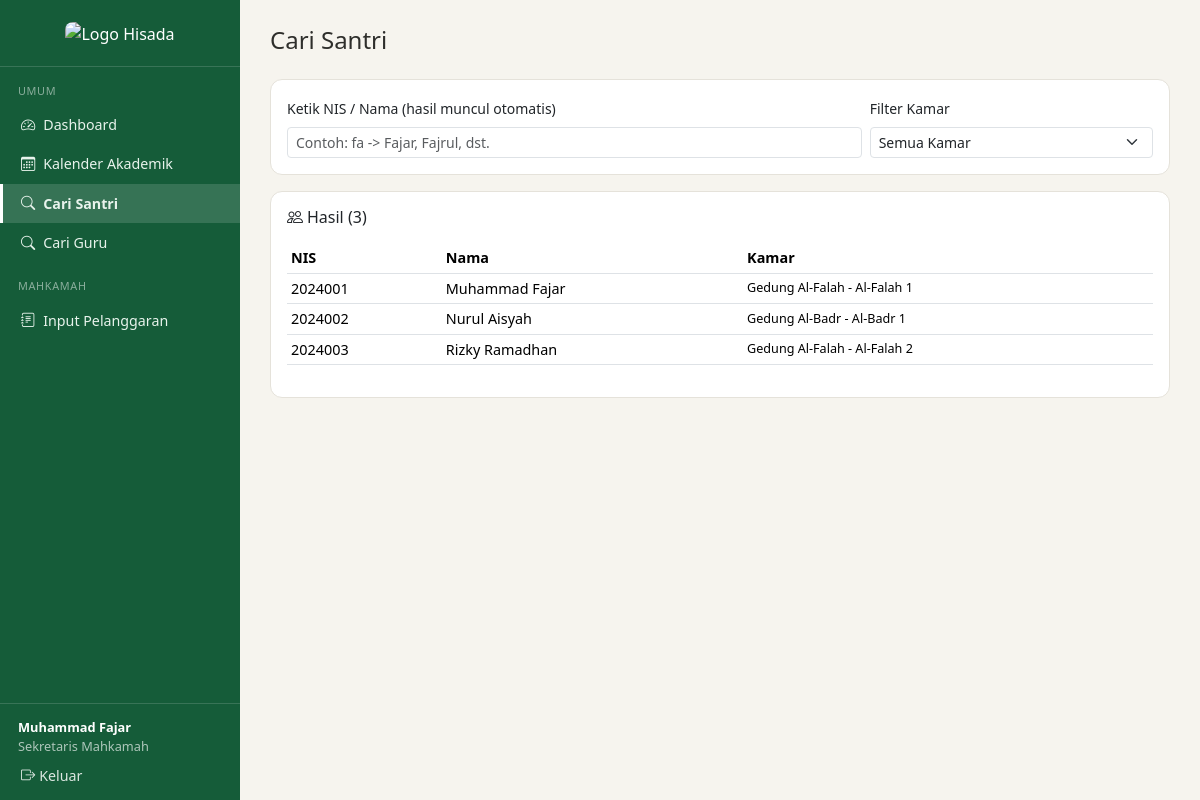
/dashboard.php?modul=cari_santri (signed in), run on the app's committed database.
### tables this page shows
CREATE TABLE students (
    id INT AUTO_INCREMENT PRIMARY KEY,
    nis VARCHAR(20) UNIQUE NOT NULL,
    nama VARCHAR(100) NOT NULL,
    jenis_kelamin ENUM('L','P') NOT NULL,
    tempat_lahir VARCHAR(50),
    tanggal_lahir DATE,
    tanggal_masuk DATE,
    class_id INT,
    room_id INT,
    family_id INT,
    status ENUM('aktif','alumni','keluar') DEFAULT 'aktif',
    FOREIGN KEY (class_id) REFERENCES classes(id),
    FOREIGN KEY (room_id) REFERENCES rooms(id),
    FOREIGN KEY (family_id) REFERENCES families(id)
);

CREATE TABLE rooms (
    id INT AUTO_INCREMENT PRIMARY KEY,
    nama_kamar VARCHAR(50) NOT NULL,
    gedung VARCHAR(50) NOT NULL,
    gender ENUM('L','P') NOT NULL
);

### includes/auth.php (called while the page is built, shortened)
<?php
function current_user()
{
    return $_SESSION['user'] ?? null;
}

### dashboard.php (the view, shortened to what this page needs)
<?php
require_once __DIR__ . '/includes/auth.php';
    ?>
    <?php
$modul = $_GET['modul'] ?? 'home';
if ($modul === 'home') {
    $page_title = 'Dashboard';
    $stat = $pdo->query("
        SELECT SUM(jenis_kelamin='L') AS laki, SUM(jenis_kelamin='P') AS perempuan, COUNT(*) AS total
        FROM students WHERE status = 'aktif'
    ")->fetch();
    $sakitBulanIni = $pdo->query("
        SELECT COUNT(DISTINCT student_id) AS jml FROM attendances
        WHERE status = 'sakit' AND tanggal >= (CURDATE() - INTERVAL 30 DAY)
    ")->fetch()['jml'] ?? 0;
    $statusPulang = $pdo->query("
        SELECT COUNT(*) AS jml FROM attendances WHERE status = 'pulang' AND tanggal = CURDATE()
    ")->fetch()['jml'] ?? 0;
    $statusAlpha = $pdo->query("
        SELECT COUNT(*) AS jml FROM attendances WHERE status = 'alpha' AND tanggal = CURDATE()
    ")->fetch()['jml'] ?? 0;
    $upcoming = $pdo->query("
        SELECT * FROM agendas WHERE tanggal >= CURDATE() ORDER BY tanggal ASC LIMIT 5
    ")->fetchAll();
}
elseif ($modul === 'absensi') {
    $page_title = 'Absensi';
}
elseif ($modul === 'cari_santri') {
    $sql = "
        SELECT s.id, s.nis, s.nama, s.jenis_kelamin, r.nama_kamar, r.gedung
        FROM students s LEFT JOIN rooms r ON r.id = s.room_id
        WHERE s.status = 'aktif'
    ";
    $params = [];
    $sql .= ' ORDER BY s.nama';
    $stmt = $pdo->prepare($sql);
    $stmt->execute($params);
    $hasilSantri = $stmt->fetchAll();
}
include __DIR__ . '/includes/header.php';
include __DIR__ . '/includes/sidebar.php';
?>
<div class="main-content">
<?php
if ($modul === 'home'): ?>
    <div class="d-flex justify-content-between align-items-center mb-4">
        <h4 class="mb-0">Dashboard</h4>
        <span class="text-muted small"><?= date('l, d F Y') ?></span>
    </div>
    <div class="row g-3 mb-3">
        <div class="col-md-4">
            <div class="stat-box bg-green">
                <div class="small">Santri Laki-laki / Perempuan / Total</div>
                <div class="fs-4 fw-bold"><?= (int)$stat['laki'] ?> / <?= (int)$stat['perempuan'] ?> / <?= (int)$stat['total'] ?></div>
            </div>
        </div>
        <div class="col-md-2">
            <div class="stat-box bg-orange">
                <div class="small">Sakit (30 hari)</div>
                <div class="fs-4 fw-bold"><?= (int)$sakitBulanIni ?></div>
            </div>
        </div>
        <div class="col-md-2">
            <div class="stat-box bg-blue">
                <div class="small">Status Pulang</div>
                <div class="fs-4 fw-bold"><?= (int)$statusPulang ?></div>
            </div>
        </div>
        <div class="col-md-2">
            <div class="stat-box bg-red">
                <div class="small">Alpha Hari Ini</div>
                <div class="fs-4 fw-bold"><?= (int)$statusAlpha ?></div>
            </div>
        </div>
    </div>
    <div class="card card-hisada p-3">
        <h6 class="mb-3"><i class="bi bi-calendar-event me-2"></i>Kegiatan Mendatang</h6>
        <?php if (!$upcoming): ?>
            <p class="text-muted small mb-0">Belum ada agenda mendatang.</p>
        <?php else: ?>
            <ul class="list-group list-group-flush">
                <?php foreach ($upcoming as $a): ?>
                    <li class="list-group-item d-flex justify-content-between align-items-center px-0">
                        <div>
                            <div><?= htmlspecialchars($a['judul']) ?></div>
                            <small class="text-muted"><?= date('d M Y', strtotime($a['tanggal'])) ?></small>
                        </div>
                        <div>
                            <?php if ($a['kategori_umum']): ?><span class="badge agenda-umum">Umum</span><?php endif; ?>
                            <?php if ($a['kategori_akademik']): ?><span class="badge agenda-akademik">Akademik</span><?php endif; ?>
                            <?php if ($a['kategori_pengasuhan']): ?><span class="badge agenda-pengasuhan">Pengasuhan</span><?php endif; ?>
                        </div>
                    </li>
                <?php endforeach; ?>
            </ul>
        <?php endif; ?>
    </div>
<?php
elseif ($modul === 'cari_santri'): ?>
    <h4 class="mb-4">Cari Santri</h4>
    <div class="card card-hisada p-3 mb-3">
        <form method="get" class="row g-2 align-items-end">
            <div class="col-md-8">
                <label class="form-label small">Ketik NIS / Nama (hasil muncul otomatis)</label>
                <input type="text" id="liveSearchSantri" class="form-control form-control-sm" placeholder="Contoh: fa -> Fajar, Fajrul, dst.">
            </div>
            <div class="col-md-4">
                <label class="form-label small">Filter Kamar</label>
                <select name="kamar_id" class="form-select form-select-sm" onchange="this.form.submit()">
                    <option value="">Semua Kamar</option>
                </select>
            </div>
        </form>
    </div>
    <div class="card card-hisada p-3">
        <h6 class="mb-3"><i class="bi bi-people me-1"></i>Hasil (<span id="jmlHasilSantri"><?= count($hasilSantri) ?></span>)</h6>
        <div class="table-responsive">
        <table class="table table-sm">
            <thead><tr><th>NIS</th><th>Nama</th><th>Kamar</th></tr></thead>
            <tbody id="tbodySantri">
            <?php foreach ($hasilSantri as $s): ?>
                <tr data-nis="<?= htmlspecialchars(strtolower($s['nis'])) ?>" data-nama="<?= htmlspecialchars(strtolower($s['nama'])) ?>">
                    <td><?= htmlspecialchars($s['nis']) ?></td>
                    <td><?= htmlspecialchars($s['nama']) ?></td>
                    <td class="small"><?= $s['nama_kamar'] ? htmlspecialchars($s['gedung'].' - '.$s['nama_kamar']) : '-' ?></td>
                </tr>
            <?php endforeach; ?>
            </tbody>
        </table>
        </div>
    </div>
<?php
endif; ?>
</div>
<?php include __DIR__ . '/includes/footer.php'; ?>

### includes/sidebar.php (shortened to what this page needs)
<?php
$user      = current_user();
$role      = $user['role_key'];
$isAdmin   = $user['is_super_admin'];
$currentModul = $_GET['modul'] ?? 'home';
function nav_link($modulKey, $icon, $label, $currentModul)
{
    $active = ($currentModul === $modulKey) ? 'active' : '';
    echo "<a class=\"$active\" href=\"dashboard.php?modul=$modulKey\"><i class=\"bi $icon me-2\"></i>$label</a>";
}
?>
<div class="sidebar offcanvas-md offcanvas-start d-flex flex-column" tabindex="-1" id="sidebarMobile">
    <div class="logo-box position-relative">
        <img src="https://ik.imagekit.io/HiLink/LOGO%20HISADA%20.png?updatedAt=1788676662703" alt="Logo Hisada">
    </div>
    <small class="section-title">Umum</small>
    <?php nav_link('home', 'bi-speedometer2', 'Dashboard', $currentModul); ?>
    <?php if ($isAdmin || in_array($role, ['sekretaris_mahkamah'], true)): ?>
        <small class="section-title">Mahkamah</small>
    <?php endif; ?>
    <div class="mt-auto user-box">
        <div class="fw-semibold text-white"><?= htmlspecialchars($user['nama']) ?></div>
        <div><?= htmlspecialchars($user['posisi']) ?></div>
        <a href="logout.php" class="mt-2"><i class="bi bi-box-arrow-right me-1"></i>Keluar</a>
    </div>
</div>

### assets/css/style.css (style rules this page uses)
:root { --hisada-green: #1f7a4d; --hisada-green-dark: #155c39; --hisada-green-soft: #eaf4ee; --hisada-cream: #f6f4ee; --hisada-border: #e5e2da; --hisada-text-muted: #7a786f; }
html, body { overflow-x: hidden; }
body { background-color: var(--hisada-cream); font-family: 'Segoe UI', Tahoma, sans-serif; color: #2e2e2b; }
.sidebar { background-color: var(--hisada-green-dark) !important; color: #fff; --bs-offcanvas-width: 260px; }
#sidebarMobile { background-color: var(--hisada-green-dark) !important; }
.sidebar { overflow-y: auto; -webkit-overflow-scrolling: touch; }
@media (min-width: 768px) { .sidebar { width: 240px; flex: 0 0 240px; position: sticky; top: 0; height: 100vh; } }
.sidebar .logo-box { padding: 20px 16px; text-align: center; border-bottom: 1px solid rgba(255,255,255,.15); }
.sidebar .logo-box img { height: 44px; border-radius: 8px; }
.sidebar a { color: #e8f3ec; display: flex; align-items: center; padding: 9px 18px; text-decoration: none; font-size: .89rem; border-left: 3px solid transparent; white-space: nowrap; }
.sidebar a.active { background-color: rgba(255,255,255,.14); border-left-color: #ffffff; font-weight: 600; }
.sidebar small.section-title { display: block; padding: 16px 18px 6px; text-transform: uppercase; letter-spacing: .06em; color: rgba(255,255,255,.5); font-size: .68rem; }
.sidebar .user-box { border-top: 1px solid rgba(255,255,255,.15); padding: 14px 18px; font-size: .8rem; color: rgba(255,255,255,.65); }
.sidebar .user-box a { padding: 0; display: inline-flex; color: rgba(255,255,255,.85); }
.main-content { flex: 1 1 auto; min-width: 0; padding: 26px 30px; }
.card-hisada { border: 1px solid var(--hisada-border); border-radius: 12px; background: #fff; }
table.table-hisada, .table { font-size: .9rem; }
.table > :not(caption) > * > * { vertical-align: middle; }

### data on the page
students: nama "Muhammad Fajar", nis "2024001", room.nama_kamar "Gedung Al-Falah - Al-Falah 1"
students: nis "2024002", nama "Nurul Aisyah", room.nama_kamar "Gedung Al-Badr - Al-Badr 1"
students: nis "2024003", nama "Rizky Ramadhan", room.nama_kamar "Gedung Al-Falah - Al-Falah 2"

### other printed values
$label "Dashboard Kalender Akademik Cari Santri Cari Guru Input Pelanggaran"
$user['posisi'] "Sekretaris Mahkamah"
count($hasilSantri) "3"
